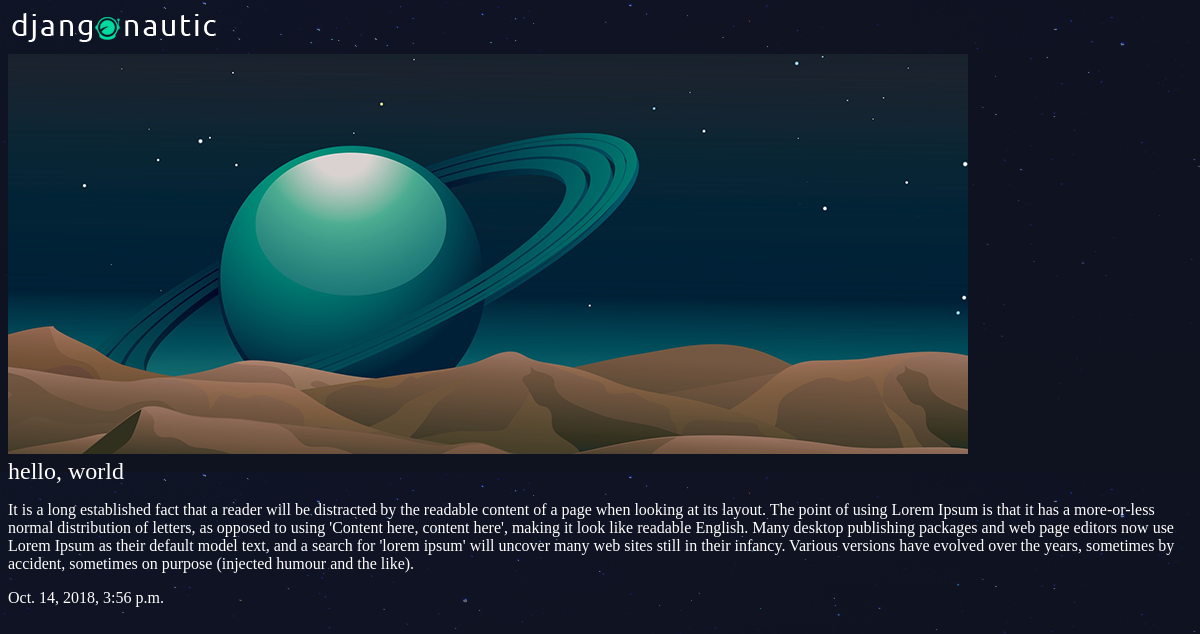
Screenshot of /articles/hello-world/ with the database file from the repository.
### articles/models.py (models this page shows, shortened)
class Article(models.Model):
    title = models.CharField(max_length = 100)
    slug = models.SlugField()
    body = models.TextField()
    date = models.DateTimeField(auto_now_add=True)
    thumb = models.ImageField(default = 'default.png', blank = True)

### articles/views.py (the view)
# urls.py: url(r'^(?P<slug>[\w-]+)/$', views.article_detail, name="detail"),
def article_detail(request, slug):
    article = Article.objects.get(slug=slug)
    return render(request, 'articles/article_detail.html', { 'article': article })

### articles/templates/articles/article_detail.html
{% extends 'base_layout.html' %}
{% block content %}
<div class="article-detail">
    <div class="article">
        <img src="{{ article.thumb.url }}">
        <h2>{{ article.title }}</h2>
        <p>{{ article.body }}</p>
        <p>{{ article.date }}</p>
    </div>
</div>
{% endblock %}

### staticfiles/styles.css (style rules this page uses)
body { background-color: #0f121f; background-image: url(/static/stars.png); background-repeat-y: no-repeat; color: #fff; }
body * { font-family: Ubuntu; }
h1, h2, h3, h4, h5 { font-weight: normal; margin: 0; }

### rows the page displays
Article: thumb (placeholder picture), title "hello, world", body "It is a long established fact that a reader will be distracted by the readable content of a page when looking at its layout. The point of using Lorem Ipsum is that it has a more-or-less normal distribution of letters, as opposed to using 'Content here, content here', making it look like readable English. Many desktop publishing packages and web page editors now use Lorem Ipsum as their default model text, and a search for 'lorem ipsum' will uncover many web sites still in their infancy. Various versions have evolved over the years, sometimes by accident, sometimes on purpose (injected humour and the like).", date "Oct. 14, 2018, 3:56 p.m."
